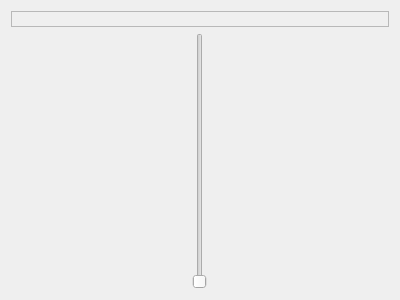
<?xml version="1.0" encoding="UTF-8"?>
<ui version="4.0">
 <class>QFader</class>
 <widget class="QWidget" name="QFader">
  <property name="geometry">
   <rect>
    <x>0</x>
    <y>0</y>
    <width>400</width>
    <height>300</height>
   </rect>
  </property>
  <property name="sizePolicy">
   <sizepolicy hsizetype="Preferred" vsizetype="Expanding">
    <horstretch>0</horstretch>
    <verstretch>0</verstretch>
   </sizepolicy>
  </property>
  <property name="windowTitle">
   <string>Form</string>
  </property>
  <layout class="QVBoxLayout" name="verticalLayout">
   <item>
    <widget class="QLabel" name="label">
     <property name="frameShape">
      <enum>QFrame::Shape::StyledPanel</enum>
     </property>
     <property name="text">
      <string/>
     </property>
     <property name="alignment">
      <set>Qt::AlignmentFlag::AlignCenter</set>
     </property>
    </widget>
   </item>
   <item>
    <widget class="QSlider" name="slider">
     <property name="sizePolicy">
      <sizepolicy hsizetype="Preferred" vsizetype="Expanding">
       <horstretch>0</horstretch>
       <verstretch>0</verstretch>
      </sizepolicy>
     </property>
     <property name="orientation">
      <enum>Qt::Orientation::Vertical</enum>
     </property>
    </widget>
   </item>
  </layout>
 </widget>
 <resources/>
 <connections/>
</ui>
